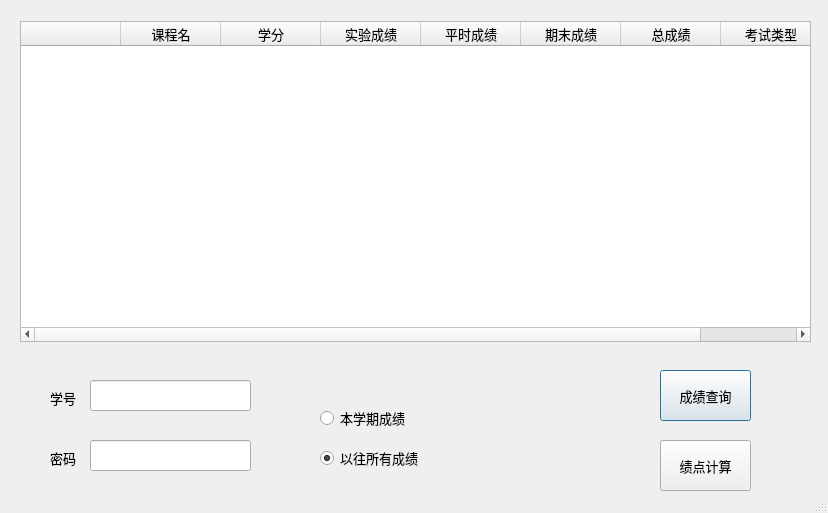
<?xml version="1.0" encoding="UTF-8"?>
<ui version="4.0">
 <class>Dialog</class>
 <widget class="QDialog" name="Dialog">
  <property name="geometry">
   <rect>
    <x>0</x>
    <y>0</y>
    <width>828</width>
    <height>513</height>
   </rect>
  </property>
  <property name="font">
   <font>
    <family>微软雅黑</family>
    <pointsize>10</pointsize>
   </font>
  </property>
  <property name="windowTitle">
   <string>成绩管理</string>
  </property>
  <property name="windowIcon">
   <iconset resource="res/images.qrc">
    <normaloff>:/HITers.ico</normaloff>:/HITers.ico</iconset>
  </property>
  <property name="sizeGripEnabled">
   <bool>true</bool>
  </property>
  <widget class="QPushButton" name="buttonQuery">
   <property name="geometry">
    <rect>
     <x>660</x>
     <y>370</y>
     <width>91</width>
     <height>51</height>
    </rect>
   </property>
   <property name="font">
    <font>
     <family>微软雅黑</family>
     <pointsize>10</pointsize>
    </font>
   </property>
   <property name="text">
    <string>成绩查询</string>
   </property>
  </widget>
  <widget class="QPushButton" name="buttonCalcu">
   <property name="geometry">
    <rect>
     <x>660</x>
     <y>440</y>
     <width>91</width>
     <height>51</height>
    </rect>
   </property>
   <property name="font">
    <font>
     <family>微软雅黑</family>
     <pointsize>10</pointsize>
    </font>
   </property>
   <property name="text">
    <string>绩点计算</string>
   </property>
  </widget>
  <widget class="QTableWidget" name="tableWidget">
   <property name="geometry">
    <rect>
     <x>20</x>
     <y>21</y>
     <width>791</width>
     <height>321</height>
    </rect>
   </property>
   <property name="styleSheet">
    <string notr="true">QHeaderView::section{background:rgb(85, 170, 255)};</string>
   </property>
   <property name="editTriggers">
    <set>QAbstractItemView::NoEditTriggers</set>
   </property>
   <column>
    <property name="text">
     <string/>
    </property>
   </column>
   <column>
    <property name="text">
     <string>课程名</string>
    </property>
   </column>
   <column>
    <property name="text">
     <string>学分</string>
    </property>
   </column>
   <column>
    <property name="text">
     <string>实验成绩</string>
    </property>
   </column>
   <column>
    <property name="text">
     <string>平时成绩</string>
    </property>
   </column>
   <column>
    <property name="text">
     <string>期末成绩</string>
    </property>
   </column>
   <column>
    <property name="text">
     <string>总成绩</string>
    </property>
   </column>
   <column>
    <property name="text">
     <string>考试类型</string>
    </property>
   </column>
  </widget>
  <widget class="QRadioButton" name="radioNow">
   <property name="geometry">
    <rect>
     <x>320</x>
     <y>410</y>
     <width>89</width>
     <height>16</height>
    </rect>
   </property>
   <property name="font">
    <font>
     <family>微软雅黑</family>
    </font>
   </property>
   <property name="text">
    <string>本学期成绩</string>
   </property>
  </widget>
  <widget class="QRadioButton" name="radioPast">
   <property name="geometry">
    <rect>
     <x>320</x>
     <y>450</y>
     <width>101</width>
     <height>16</height>
    </rect>
   </property>
   <property name="font">
    <font>
     <family>微软雅黑</family>
    </font>
   </property>
   <property name="text">
    <string>以往所有成绩</string>
   </property>
   <property name="checked">
    <bool>true</bool>
   </property>
  </widget>
  <widget class="QLabel" name="label">
   <property name="geometry">
    <rect>
     <x>50</x>
     <y>390</y>
     <width>31</width>
     <height>16</height>
    </rect>
   </property>
   <property name="font">
    <font>
     <pointsize>10</pointsize>
    </font>
   </property>
   <property name="text">
    <string>学号</string>
   </property>
  </widget>
  <widget class="QLabel" name="label_2">
   <property name="geometry">
    <rect>
     <x>50</x>
     <y>450</y>
     <width>31</width>
     <height>16</height>
    </rect>
   </property>
   <property name="font">
    <font>
     <pointsize>10</pointsize>
    </font>
   </property>
   <property name="text">
    <string>密码</string>
   </property>
  </widget>
  <widget class="QLineEdit" name="lineStuid">
   <property name="geometry">
    <rect>
     <x>90</x>
     <y>380</y>
     <width>161</width>
     <height>31</height>
    </rect>
   </property>
  </widget>
  <widget class="QLineEdit" name="linePwd">
   <property name="geometry">
    <rect>
     <x>90</x>
     <y>440</y>
     <width>161</width>
     <height>31</height>
    </rect>
   </property>
   <property name="echoMode">
    <enum>QLineEdit::Password</enum>
   </property>
  </widget>
 </widget>
 <resources>
  <include location="res/images.qrc"/>
 </resources>
 <connections/>
</ui>
